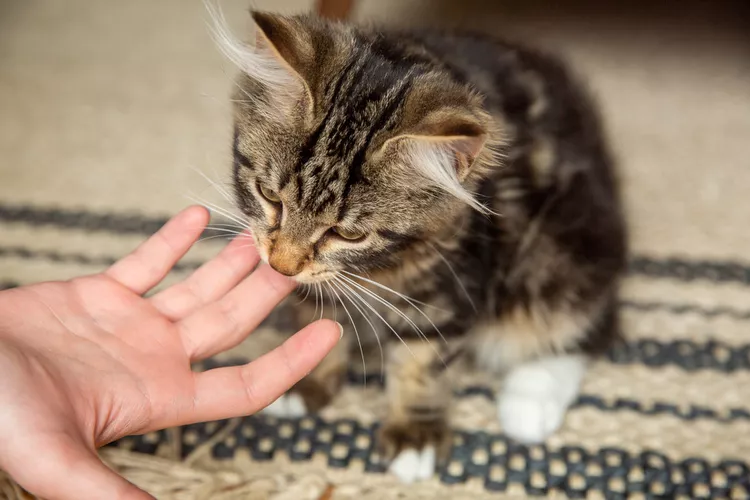
#> input picture image.png, 750 x 500 px
$ python test3.py
#> lines starting #> are read from the running program, lines starting #| are printed output that depends on the picture
import cv2

img = cv2.imread('image.png')
#> img is the input picture: shape (500, 750, 3); mean B, G, R 108.4, 127.8, 149.2
img_rot = cv2.rotate(img, cv2.ROTATE_180)
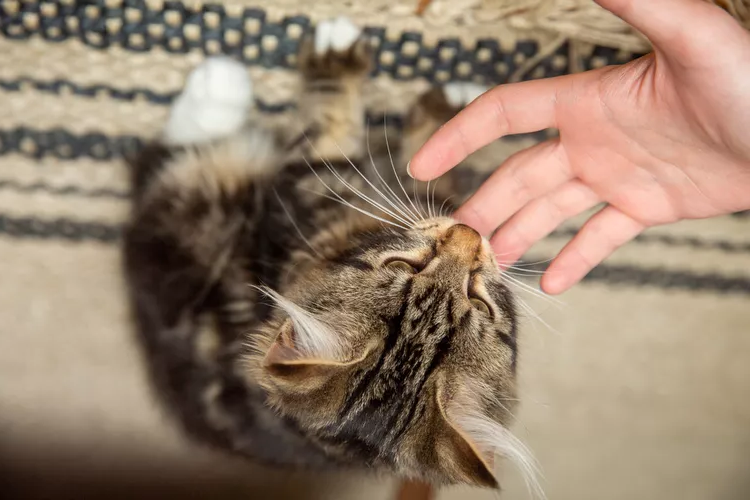
#> img_rot: shape (500, 750, 3); mean B, G, R 108.4, 127.8, 149.2

cv2.imshow('CAT!',img)
cv2.imshow('what!', img_rot)


cv2.waitKey(0)

$ run again, with 342344.png copied over image.png
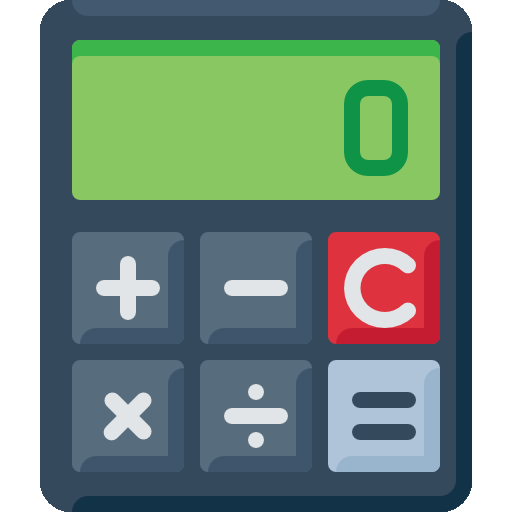
#> input picture 342344.png, 512 x 512 px
#> img is the input picture: shape (512, 512, 3); mean B, G, R 130.8, 141.9, 119.9
#> `img_rot = cv2.rotate(img, cv2.ROTATE_180)`:
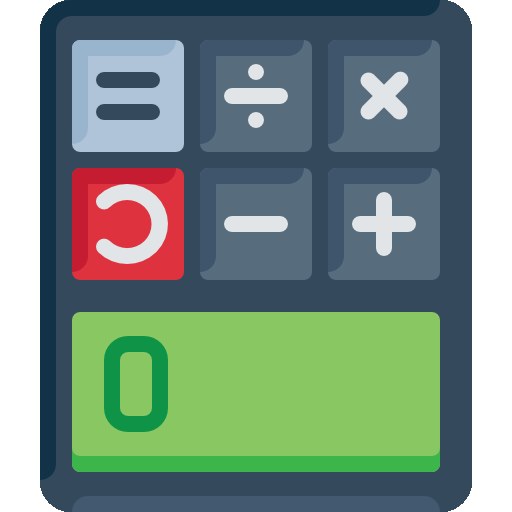
#> img_rot: shape (512, 512, 3); mean B, G, R 130.8, 141.9, 119.9
